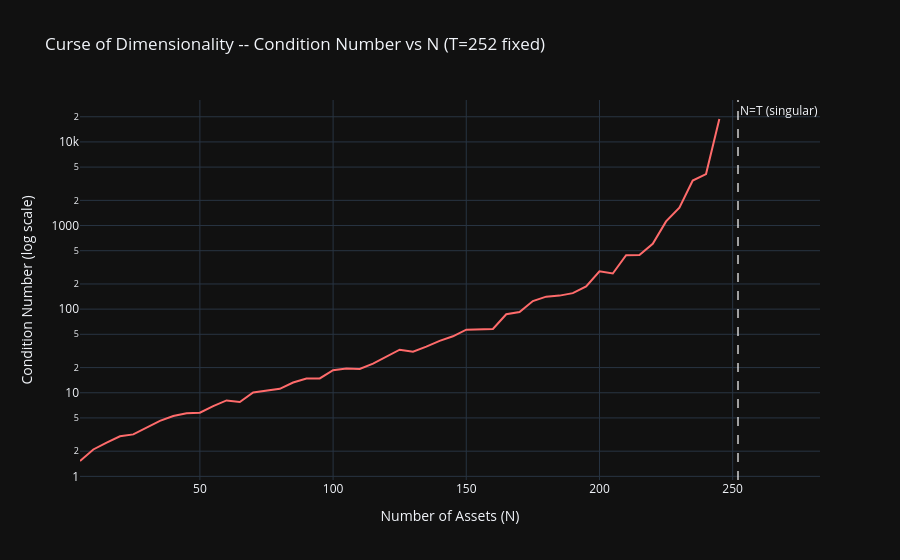

Write notebook code for a chart like this one.
### Code cell
# ── Condition number of sample covariance as N grows (T fixed) ───────────────
T_fixed  = 252
N_range  = np.arange(5, 246, 5)
cond_num = []
for n in N_range:
    r = rng.normal(0, 0.01, (T_fixed, n))
    ev = np.linalg.eigvalsh(np.cov(r.T))
    cond_num.append(ev[-1] / max(ev[0], 1e-12))

fig = go.Figure(go.Scatter(
    x=N_range, y=cond_num, mode='lines',
    line=dict(color='#ff6b6b', width=2)
))
fig.add_vline(x=T_fixed, line_dash='dash', line_color='white', opacity=0.6,
               annotation_text='N=T (singular)', annotation_position='top right')
fig.update_layout(
    title='Curse of Dimensionality -- Condition Number vs N (T={} fixed)'.format(T_fixed),
    xaxis_title='Number of Assets (N)',
    yaxis_title='Condition Number (log scale)',
    yaxis_type='log',
    template='plotly_dark'
)
fig.show()
idx_eq = list(N_range).index(T_fixed) if T_fixed in N_range else np.searchsorted(N_range, T_fixed)
print('At N~T={}, condition number ~{:.1e}'.format(T_fixed, cond_num[min(idx_eq, len(cond_num)-1)]))

### Figure 1 — Plotly figure (JSON) as saved in the notebook; plotly's stock layout.template omitted (floating-point values rounded to 4 significant figures)
{"data": [{"line": {"color": "#ff6b6b", "width": 2}, "mode": "lines", "type": "scatter", "x": [5, 10, 15, 20, 25, 30, 35, 40, 45, 50, 55, 60, 65, 70, 75, 80, 85, 90, 95, 100, 105, 110, 115, 120, 125, 130, 135, 140, 145, 150, 155, 160, 165, 170, 175, 180, 185, 190, 195, 200, 205, 210, 215, 220, 225, 230, 235, 240, 245], "y": [1.526, 2.097, 2.533, 3.013, 3.177, 3.844, 4.618, 5.262, 5.696, 5.779, 6.935, 8.091, 7.753, 10.09, 10.67, 11.13, 13.26, 14.77, 14.83, 18.6, 19.46, 19.21, 22.27, 26.81, 32.71, 31.03, 35.57, 41.81, 47.32, 56.82, 57.06, 57.93, 86.86, 92.25, 124.9, 141.1, 145.1, 155.5, 187.0, 283.9, 266.8, 441.1, 444.6, 605.3, 1121.0, 1637.0, 3451.0, 4129.0, 18800.0]}], "layout": {"annotations": [{"showarrow": false, "text": "N=T (singular)", "x": 252, "xanchor": "left", "xref": "x", "y": 1, "yanchor": "top", "yref": "y domain"}], "shapes": [{"line": {"color": "white", "dash": "dash"}, "opacity": 0.6, "type": "line", "x0": 252, "x1": 252, "xref": "x", "y0": 0, "y1": 1, "yref": "y domain"}], "title": {"text": "Curse of Dimensionality -- Condition Number vs N (T=252 fixed)"}, "xaxis": {"title": {"text": "Number of Assets (N)"}}, "yaxis": {"title": {"text": "Condition Number (log scale)"}, "type": "log"}}}
